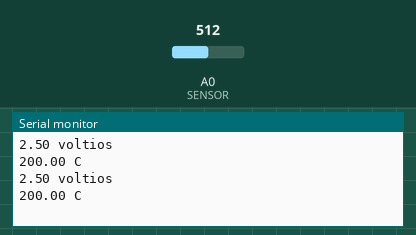
Simulated run of this sketch. Board: Arduino Uno, built with avr-gcc and run on an emulated ATmega328P. Parts: the last lines printed to the serial monitor. The inputs (shaded band) are chosen by the test bench; at power-on: A0 (SENSOR) = 512.

Above: at 1.8 s.
1.9 s: A0 (SENSOR) set to 716
At 2.8 s:
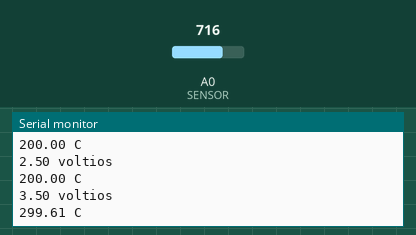
3.4 s: A0 (SENSOR) set to 900
At 4.5 s:
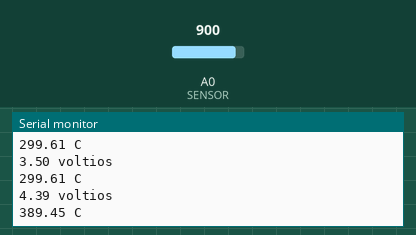
Timing chart, 0 to 6.4 s (numbered marks = the images above; inputs shaded):
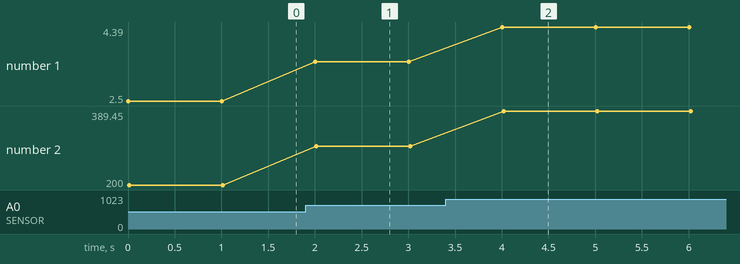

The sketch:

_05_sensor_temperatura.ino
```cpp
#define SENSOR 0
void setup() {
  Serial.begin(9600);
}

void loop(){
  //Leemos la señal analógica
  int lectura = analogRead(SENSOR);
  //Convertimos la señal a voltios
  float voltaje = lectura * 5.0/1024.0;
  Serial.print(voltaje);
  Serial.println(" voltios");

  //convertimos con 10 mv por grado con 500 mV offset
  float tempC = (voltaje - 0.5) * 100 ;

  Serial.print(tempC);
  Serial.println(" C");
  delay(1000);
}
```

Measured:
- after the input at 1.9 s, the serial monitor: prints a new line after 0.10 s (image 1)
- after the input at 3.4 s, the serial monitor: prints a new line after 0.60 s (image 2)
- plotted number 1: 2.5 → 3.5 after the input at 1.9 s, 3.5 → 4.39 after the input at 3.4 s
- plotted number 2: 200 → 299.61 after the input at 1.9 s, 299.61 → 389.45 after the input at 3.4 s
